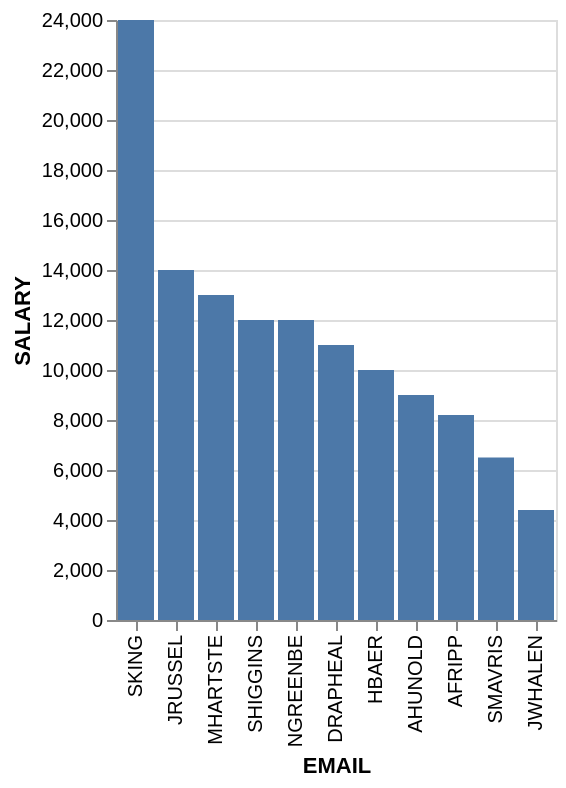

Write the Vega-Lite specification saved for this chart.
### Vega-Lite specification from a JSON file in a GitHub repository (floating-point values rounded to 4 significant figures)
{"data": {"values": [{"x_data": "SKING", "y_data": 24000}, {"x_data": "JRUSSEL", "y_data": 14000}, {"x_data": "MHARTSTE", "y_data": 13000}, {"x_data": "SHIGGINS", "y_data": 12000}, {"x_data": "NGREENBE", "y_data": 12000}, {"x_data": "DRAPHEAL", "y_data": 11000}, {"x_data": "HBAER", "y_data": 10000}, {"x_data": "AHUNOLD", "y_data": 9000}, {"x_data": "AFRIPP", "y_data": 8200}, {"x_data": "SMAVRIS", "y_data": 6500}, {"x_data": "JWHALEN", "y_data": 4400}]}, "mark": "bar", "encoding": {"x": {"field": "x_data", "type": "nominal", "title": "EMAIL", "sort": {"op": "sum", "field": "y_data", "order": "descending"}}, "y": {"field": "y_data", "type": "quantitative", "title": "SALARY"}}}
